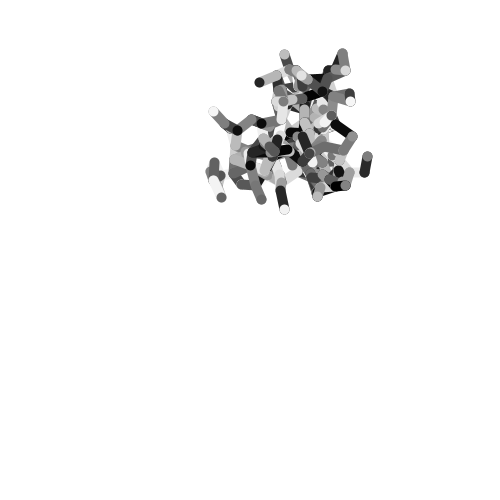
Frame 1 (no input)
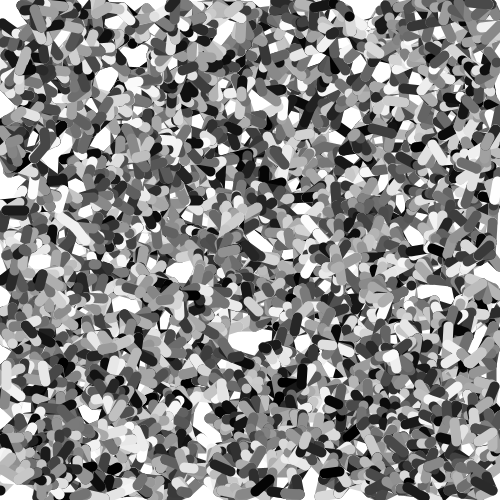
Frame 60 (the mouse pressed at the canvas centre just before this capture)
Frame 120 (the mouse held since frame 60 and released just before this capture): identical to frame 60, image omitted

The Processing sketch that drew these frames (run headless with seeded random() and noise(); from frame 60 on, the mouse is pressed at the canvas centre):

// Processing sketch: processing_169627
// ── processing_169627.pde

//import processing.pdf.*;

//Constructing an array

//Assigning different values to new Cell 
//the cells' density is changed
Cell[] myCells = new Cell[3000];                      //array syntax   datatype[] var


void setup() {
   background(255);
  size(500, 500);
  for (int i = 0; i < myCells.length; i ++) {
    myCells[i] = new Cell();                        //array syntax var[element] = value     
  }   
//beginRecord(PDF, "Patternvector3e.pdf");  
}


void draw() {
  //beginRaw(PDF, "pattern1.pdf");
  for (int i=0; i< myCells.length; i++) {
   //myCells[i].display();
    myCells[i].update();
  }
  
  myCells[0].isseed = true;               
 
  for (int i=0; i<myCells.length; i++) {
    if(myCells[i].isseed == false){
      for(int j=0; j<myCells.length;j++){
        if(myCells[j].isseed == true){
          float d;
          d = PVector.dist(myCells[i].location, myCells[j].location);
            if(d < 20){                                
              myCells[i].isseed = true;
          
               stroke(random(1, 255));
               strokeWeight(10); 
          
              line(myCells[i].location.x, myCells[i].location.y, myCells[j].location.x, myCells[j].location.y);
              
            }
          }
        }
      }
    }
//endRaw();
  }

//void keyPressed(){
  //if(key=='e'){
    //endRecord();
 // }
//}




class Cell{
  
  PVector location = new PVector();
  PVector velocity = new PVector();
  float dia;
  boolean isseed;
  float cellred, cellgreen, cellblue;
  float lineweight;
   
  
  Cell(){
  
    location = new PVector(random(500), random(500));
    dia = 5;
    isseed = false;
    cellred = 255;
    cellgreen = 255;
    cellblue = 255;
    lineweight = 0.1;
  }
  
  void display(){
    stroke(lineweight);
    if(isseed == true){
      fill(255,0,0);
    }
    if(isseed == false){
    fill(cellred,cellgreen,cellblue);
    }
    ellipse(location.x, location.y, dia,dia);
  }
  void update(){
    if(isseed == false){
    velocity = new PVector(random(-1,1),random(-1,1));
    location.add(velocity);
    }
    
  }
}


  
  
    
  
